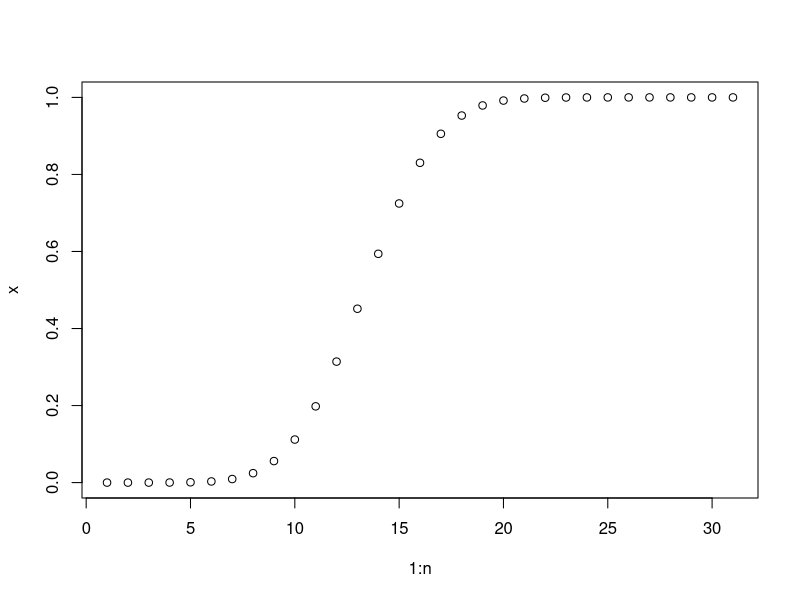

R code for this plot:
n<-31
p<-0.447
q<-1-p
x<-numeric(n)
for(i in 0:n)
{
x[i]<-pbinom(i,n,p)
}
print(x);
plot(1:n,x);
prob<-function(type){
  c<-readline(prompt = "Enter");
  c<-as.integer(c);
  switch(type,
         ">" =print(1-dbinom(c,31,0.447)));
}